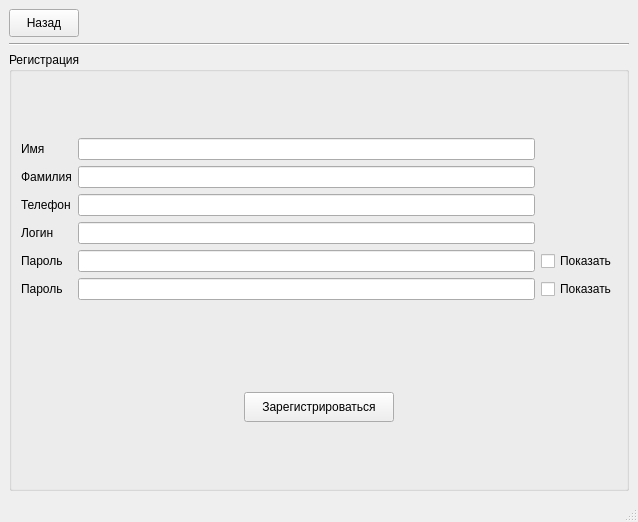
<?xml version="1.0" encoding="UTF-8"?>
<ui version="4.0">
 <class>Reg_window</class>
 <widget class="QMainWindow" name="Reg_window">
  <property name="geometry">
   <rect>
    <x>0</x>
    <y>0</y>
    <width>638</width>
    <height>522</height>
   </rect>
  </property>
  <property name="minimumSize">
   <size>
    <width>638</width>
    <height>522</height>
   </size>
  </property>
  <property name="maximumSize">
   <size>
    <width>638</width>
    <height>522</height>
   </size>
  </property>
  <property name="windowTitle">
   <string>GotoChat</string>
  </property>
  <widget class="QWidget" name="centralwidget">
   <layout class="QGridLayout" name="gridLayout_3">
    <item row="0" column="0">
     <layout class="QHBoxLayout" name="horizontalLayout">
      <item>
       <widget class="QPushButton" name="pushButton">
        <property name="minimumSize">
         <size>
          <width>70</width>
          <height>28</height>
         </size>
        </property>
        <property name="maximumSize">
         <size>
          <width>70</width>
          <height>28</height>
         </size>
        </property>
        <property name="text">
         <string>Назад</string>
        </property>
       </widget>
      </item>
      <item>
       <spacer name="horizontalSpacer">
        <property name="orientation">
         <enum>Qt::Horizontal</enum>
        </property>
        <property name="sizeHint" stdset="0">
         <size>
          <width>40</width>
          <height>20</height>
         </size>
        </property>
       </spacer>
      </item>
     </layout>
    </item>
    <item row="2" column="0">
     <widget class="QGroupBox" name="groupBox">
      <property name="title">
       <string>Регистрация</string>
      </property>
      <layout class="QGridLayout" name="gridLayout_2">
       <item row="0" column="0">
        <layout class="QVBoxLayout" name="verticalLayout">
         <item>
          <layout class="QGridLayout" name="gridLayout">
           <item row="4" column="1">
            <widget class="QLineEdit" name="lineEdit_5">
             <property name="echoMode">
              <enum>QLineEdit::Password</enum>
             </property>
            </widget>
           </item>
           <item row="5" column="2">
            <widget class="QCheckBox" name="checkBox">
             <property name="text">
              <string>Показать</string>
             </property>
            </widget>
           </item>
           <item row="0" column="1">
            <widget class="QLineEdit" name="lineEdit"/>
           </item>
           <item row="3" column="0">
            <widget class="QLabel" name="label_4">
             <property name="text">
              <string>Логин</string>
             </property>
            </widget>
           </item>
           <item row="1" column="0">
            <widget class="QLabel" name="label_2">
             <property name="text">
              <string>Фамилия</string>
             </property>
            </widget>
           </item>
           <item row="2" column="1">
            <widget class="QLineEdit" name="lineEdit_3"/>
           </item>
           <item row="5" column="0">
            <widget class="QLabel" name="label_6">
             <property name="text">
              <string>Пароль</string>
             </property>
            </widget>
           </item>
           <item row="5" column="1">
            <widget class="QLineEdit" name="lineEdit_6">
             <property name="echoMode">
              <enum>QLineEdit::Password</enum>
             </property>
            </widget>
           </item>
           <item row="3" column="1">
            <widget class="QLineEdit" name="lineEdit_4"/>
           </item>
           <item row="4" column="2">
            <widget class="QCheckBox" name="checkBox_2">
             <property name="text">
              <string>Показать</string>
             </property>
            </widget>
           </item>
           <item row="2" column="0">
            <widget class="QLabel" name="label_3">
             <property name="text">
              <string>Телефон</string>
             </property>
            </widget>
           </item>
           <item row="4" column="0">
            <widget class="QLabel" name="label_5">
             <property name="text">
              <string>Пароль</string>
             </property>
            </widget>
           </item>
           <item row="0" column="0">
            <widget class="QLabel" name="label">
             <property name="text">
              <string>Имя</string>
             </property>
            </widget>
           </item>
           <item row="6" column="1">
            <widget class="QLabel" name="error_label">
             <property name="sizePolicy">
              <sizepolicy hsizetype="Preferred" vsizetype="Fixed">
               <horstretch>0</horstretch>
               <verstretch>0</verstretch>
              </sizepolicy>
             </property>
             <property name="minimumSize">
              <size>
               <width>0</width>
               <height>40</height>
              </size>
             </property>
             <property name="maximumSize">
              <size>
               <width>16777215</width>
               <height>28</height>
              </size>
             </property>
             <property name="styleSheet">
              <string notr="true">color: red;
</string>
             </property>
             <property name="text">
              <string/>
             </property>
            </widget>
           </item>
           <item row="1" column="1">
            <widget class="QLineEdit" name="lineEdit_2"/>
           </item>
          </layout>
         </item>
         <item>
          <spacer name="verticalSpacer">
           <property name="orientation">
            <enum>Qt::Vertical</enum>
           </property>
           <property name="sizeType">
            <enum>QSizePolicy::Fixed</enum>
           </property>
           <property name="sizeHint" stdset="0">
            <size>
             <width>20</width>
             <height>40</height>
            </size>
           </property>
          </spacer>
         </item>
         <item>
          <layout class="QHBoxLayout" name="horizontalLayout_2">
           <item>
            <spacer name="horizontalSpacer_2">
             <property name="orientation">
              <enum>Qt::Horizontal</enum>
             </property>
             <property name="sizeHint" stdset="0">
              <size>
               <width>40</width>
               <height>20</height>
              </size>
             </property>
            </spacer>
           </item>
           <item>
            <widget class="QPushButton" name="pushButton_2">
             <property name="sizePolicy">
              <sizepolicy hsizetype="Fixed" vsizetype="Fixed">
               <horstretch>0</horstretch>
               <verstretch>0</verstretch>
              </sizepolicy>
             </property>
             <property name="minimumSize">
              <size>
               <width>150</width>
               <height>30</height>
              </size>
             </property>
             <property name="maximumSize">
              <size>
               <width>200</width>
               <height>16777215</height>
              </size>
             </property>
             <property name="text">
              <string>Зарегистрироваться</string>
             </property>
            </widget>
           </item>
           <item>
            <spacer name="horizontalSpacer_3">
             <property name="orientation">
              <enum>Qt::Horizontal</enum>
             </property>
             <property name="sizeHint" stdset="0">
              <size>
               <width>40</width>
               <height>20</height>
              </size>
             </property>
            </spacer>
           </item>
          </layout>
         </item>
        </layout>
       </item>
      </layout>
     </widget>
    </item>
    <item row="1" column="0">
     <widget class="Line" name="line">
      <property name="orientation">
       <enum>Qt::Horizontal</enum>
      </property>
     </widget>
    </item>
   </layout>
  </widget>
  <widget class="QMenuBar" name="menubar">
   <property name="geometry">
    <rect>
     <x>0</x>
     <y>0</y>
     <width>638</width>
     <height>29</height>
    </rect>
   </property>
  </widget>
  <widget class="QStatusBar" name="statusbar"/>
 </widget>
 <resources/>
 <connections/>
</ui>
